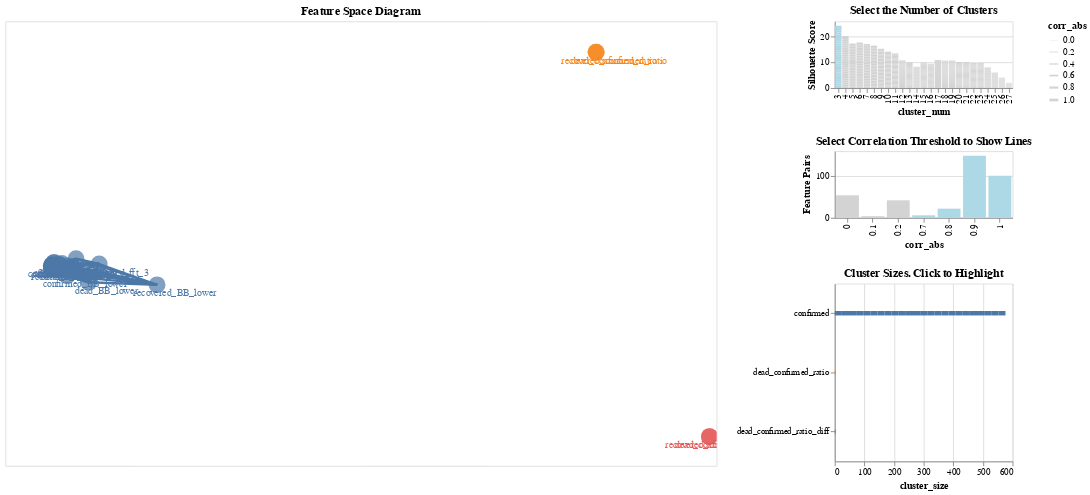

Notebook code cell kept with this figure:
### Code cell
# function to generate FSD
def feature_space_diagram(data, target_name = None):
    df = data.copy()
    corr = np.round(df.corr(),2)
    if target_name is not None:
        target_corr = np.abs(corr.rename({target_name:"target_corr"}, axis=1)["target_corr"])
        df = df.drop(target_name, axis=1)
        corr = corr.drop(target_name, axis=1).drop(target_name, axis=0)
        
    sidebar_width = 200
    sidebar_component_height = 75

    #compute PCA and store as X,Y coordinates for each feature
    pca = PCA(n_components = 2)
    pca.fit(np.abs(corr))
    pca_coords = pd.DataFrame.from_dict(
        dict(
            zip(
                list(df.columns),
                pca.transform(np.abs(corr)).tolist()
            )
        ),
        orient="index"
    ).reset_index().rename({0:"X", 1:"Y", "index":"feature"}, axis=1)

    #get feature clusters
    scaler = StandardScaler()
    feature_distances = squareform(pdist(scaler.fit_transform(df).T, "euclidean"))
    silhouette_scores = []
    cluster_range = range(3,df.shape[1])

    for n_cluster in cluster_range:
        corr_clusters = FeatureAgglomeration(n_clusters = n_cluster, affinity = "precomputed", linkage = "average").fit(feature_distances)
        silhouette_scores = silhouette_scores\
        + [
            {
                "cluster_num": n_cluster,
                "silhouette_score": silhouette_score(feature_distances, corr_clusters.labels_, metric = "precomputed"),
                "feature": list(df.columns)[i],
                "cluster": label 
            }
            for i, label in enumerate(corr_clusters.labels_)
        ]

    cluster_label_df = pd.DataFrame(silhouette_scores)
    cluster_label_df["cluster_size"] = cluster_label_df.groupby(["cluster_num", "cluster"])["feature"].transform("count")
    cluster_label_df["key"] = cluster_label_df["cluster_num"].astype(str).str.cat(cluster_label_df["feature"].astype(str), sep=":")

    cluster_label_df["cluster"] = cluster_label_df.groupby(["cluster_num","cluster"])["feature"].transform("first")

    default_cluster_num = cluster_label_df.groupby("cluster_num")["silhouette_score"].max().idxmax()

    # set correlation with target, if using, which determines circle size
    if target_name is not None:
        pca_coords = pca_coords.join(
            target_corr
        ).reset_index()
    else:
        pca_coords = pca_coords.reset_index()
        pca_coords["target_corr"] = 1

    # get dataset for lines between features (if they have higher correlation than corr_threshold)
    corr_lines = corr.reset_index(drop=False).rename({"index":"feature"}, axis=1)\
        .melt(id_vars = ["feature"], var_name = "feature_2", value_name = "corr")\
        .query("feature > feature_2")

    corr_lines["corr_abs"] = np.abs(corr_lines["corr"])
    corr_selector_data = corr_lines.copy()
    corr_selector_data["corr_abs"] = np.floor((corr_selector_data["corr_abs"]*10))/10
    corr_selector_data = corr_selector_data.groupby("corr_abs").size().reset_index().rename({0:"Count"}, axis = 1)
    corr_lines_1 = pd.merge(
        corr_lines, 
        pca_coords.loc[:,["feature", "X", "Y"]], 
        on = "feature"
    )
    corr_lines_2 = pd.merge(
        corr_lines, 
        pca_coords.set_index("feature").loc[:,["X", "Y"]],
        left_on = "feature_2", right_index = True
    )
    corr_lines = corr_lines_1.append(corr_lines_2)
    corr_lines["key"] = corr_lines["feature"] + corr_lines["feature_2"]

    corr_line_selector = alt.selection_single(fields = ["corr_abs"], init = {"corr_abs":0.7})
    cluster_num_selector = alt.selection_single(fields = ["cluster_num"], init = {"cluster_num":default_cluster_num})
    cluster_selection = alt.selection_single(fields=["cluster"])

    base = alt.layer().encode(
        x = alt.X("X", axis=None),
        y = alt.Y("Y", axis=None),
        color = alt.condition(
            cluster_selection,
            alt.Color("cluster:N", legend = None),
            alt.value("lightgray")
        )
    )

    base += alt.Chart(pca_coords).mark_circle().encode(
        size = alt.Size("target_corr:Q", scale=alt.Scale(domain = [0,1]), legend=None)
    ).transform_calculate(
        key = cluster_num_selector.cluster_num + ":" + alt.datum.feature
    ).transform_lookup(
        lookup='key',
        from_=alt.LookupData(data=cluster_label_df, key='key',
                             fields=['cluster_size', 'cluster'])            
    ).add_selection(
        cluster_num_selector
    )

    base += alt.Chart(pca_coords).mark_text(dx=20, dy = 10).encode(
        text = "feature",
    ).transform_calculate(
        key = cluster_num_selector.cluster_num + ":" + alt.datum.feature
    ).transform_lookup(
        lookup='key',
        from_=alt.LookupData(data=cluster_label_df, key='key',
                             fields=['cluster_size', 'cluster'])            
    )

    base += alt.Chart(corr_lines).mark_line().encode(
        detail = "key",
        strokeWidth = alt.StrokeWidth("corr_abs", scale = alt.Scale(domain = [0,1], range = [.3,3]))
    ).transform_filter(
        alt.datum.corr_abs >= corr_line_selector.corr_abs
    ).transform_calculate(
        key = cluster_num_selector.cluster_num + ":" + alt.datum.feature
    ).transform_lookup(
        lookup='key',
        from_=alt.LookupData(data=cluster_label_df, key='key',
                             fields=['cluster_size', 'cluster'])            
    )

    base = base.properties(
        width = 800, 
        height = 500,
        title = "Feature Space Diagram"
    ).interactive()

    num_cluster_picker = alt.Chart(cluster_label_df).mark_bar().encode(
        y = alt.Y("silhouette_score", title = "Silhouette Score"),
        x = "cluster_num:O",
        color = alt.condition(
            cluster_num_selector, 
            alt.value("lightblue"), 
            alt.value("lightgray")
        )            
    ).add_selection(
        cluster_num_selector
    ).properties(
        width = sidebar_width,
        height = sidebar_component_height,
        title = "Select the Number of Clusters"
    )

    corr_threshold_picker = alt.Chart(corr_selector_data).mark_bar().encode(
        x = "corr_abs:O",
        y = alt.Y("Count", axis = alt.Axis(labelAngle = 0, title = "Feature Pairs")),
        color = alt.condition(
            alt.datum.corr_abs >= corr_line_selector.corr_abs, 
            alt.value("lightblue"), 
            alt.value("lightgray")
        )
    ).add_selection(
        corr_line_selector
    ).properties(
        width = sidebar_width,
        height = sidebar_component_height,
        title = "Select Correlation Threshold to Show Lines"
    )

    cluster_bar_chart = alt.Chart(cluster_label_df).mark_bar(size=5).encode(
        y = alt.Y(
            "cluster:N", 
            sort = alt.EncodingSortField(field = "cluster_size", order="descending"),
            title = None #  "Clusters"
        ),
        x = "cluster_size",
        color = alt.Color("cluster:N", legend=None),
    ).add_selection(
        cluster_selection
    ).transform_filter(
        (alt.datum.cluster_num >= cluster_num_selector.cluster_num) & (alt.datum.cluster_num <= cluster_num_selector.cluster_num)
    ).properties(
        width = sidebar_width,
        height = 200,
        title = "Cluster Sizes. Click to Highlight"
    )        

    return (base) | (num_cluster_picker & corr_threshold_picker & cluster_bar_chart)

# call function and render chart
feature_space_diagram(df_ca)

### Figure 1 — Vega-Lite specification as saved in the notebook (floating-point values rounded to 4 significant figures; data arrays with more than 128 entries replaced by an {"elided": "..."} marker saying what was removed)
{"config": {"view": {"continuousWidth": 400, "continuousHeight": 300}}, "hconcat": [{"layer": [{"mark": "circle", "encoding": {"size": {"type": "quantitative", "field": "target_corr", "legend": null, "scale": {"domain": [0, 1]}}}, "selection": {"selector006": {"type": "single", "fields": ["cluster_num"], "init": {"cluster_num": 3.0}}, "selector008": {"type": "interval", "bind": "scales", "encodings": ["x", "y"]}}, "transform": [{"calculate": "((selector006.cluster_num + ':') + datum.feature)", "as": "key"}, {"lookup": "key", "from": {"data": {"name": "data-a3ed9e8e92b9126905633d86c1a2c2d9"}, "key": "key", "fields": ["cluster_size", "cluster"]}}]}, {"mark": {"type": "text", "dx": 20, "dy": 10}, "encoding": {"text": {"type": "nominal", "field": "feature"}}, "transform": [{"calculate": "((selector006.cluster_num + ':') + datum.feature)", "as": "key"}, {"lookup": "key", "from": {"data": {"name": "data-a3ed9e8e92b9126905633d86c1a2c2d9"}, "key": "key", "fields": ["cluster_size", "cluster"]}}]}, {"data": {"name": "data-57e4a5ab3c3aace793caafe2c81b873e"}, "mark": "line", "encoding": {"detail": {"type": "nominal", "field": "key"}, "strokeWidth": {"type": "quantitative", "field": "corr_abs", "scale": {"domain": [0, 1], "range": [0.3, 3]}}}, "transform": [{"filter": "(datum.corr_abs >= selector005.corr_abs)"}, {"calculate": "((selector006.cluster_num + ':') + datum.feature)", "as": "key"}, {"lookup": "key", "from": {"data": {"name": "data-a3ed9e8e92b9126905633d86c1a2c2d9"}, "key": "key", "fields": ["cluster_size", "cluster"]}}]}], "data": {"name": "data-20ff30737d74fde307cbc0cbed2f1367"}, "encoding": {"color": {"condition": {"type": "nominal", "field": "cluster", "legend": null, "selection": "selector007"}, "value": "lightgray"}, "x": {"type": "quantitative", "axis": null, "field": "X"}, "y": {"type": "quantitative", "axis": null, "field": "Y"}}, "height": 500, "title": "Feature Space Diagram", "width": 800}, {"vconcat": [{"data": {"name": "data-a3ed9e8e92b9126905633d86c1a2c2d9"}, "mark": "bar", "encoding": {"color": {"condition": {"value": "lightblue", "selection": "selector006"}, "value": "lightgray"}, "x": {"type": "ordinal", "field": "cluster_num"}, "y": {"type": "quantitative", "field": "silhouette_score", "title": "Silhouette Score"}}, "height": 75, "selection": {"selector006": {"type": "single", "fields": ["cluster_num"], "init": {"cluster_num": 3.0}}}, "title": "Select the Number of Clusters", "width": 200}, {"data": {"name": "data-e64c38c96186e583d45a1a9e31271935"}, "mark": "bar", "encoding": {"color": {"condition": {"value": "lightblue", "test": "(datum.corr_abs >= selector005.corr_abs)"}, "value": "lightgray"}, "x": {"type": "ordinal", "field": "corr_abs"}, "y": {"type": "quantitative", "axis": {"labelAngle": 0, "title": "Feature Pairs"}, "field": "Count"}}, "height": 75, "selection": {"selector005": {"type": "single", "fields": ["corr_abs"], "init": {"corr_abs": 0.7}}}, "title": "Select Correlation Threshold to Show Lines", "width": 200}, {"data": {"name": "data-a3ed9e8e92b9126905633d86c1a2c2d9"}, "mark": {"type": "bar", "size": 5}, "encoding": {"color": {"type": "nominal", "field": "cluster", "legend": null}, "x": {"type": "quantitative", "field": "cluster_size"}, "y": {"type": "nominal", "field": "cluster", "sort": {"field": "cluster_size", "order": "descending"}, "title": null}}, "height": 200, "selection": {"selector007": {"type": "single", "fields": ["cluster"]}}, "title": "Cluster Sizes. Click to Highlight", "transform": [{"filter": "((datum.cluster_num >= selector006.cluster_num) && (datum.cluster_num <= selector006.cluster_num))"}], "width": 200}]}], "$schema": "https://vega.github.io/schema/vega-lite/v4.8.1.json", "datasets": {"data-20ff30737d74fde307cbc0cbed2f1367": [{"index": 0, "feature": "confirmed", "X": -0.6685, "Y": -0.007628, "target_corr": 1}, {"index": 1, "feature": "dead", "X": -0.6723, "Y": -0.00726, "target_corr": 1}, {"index": 2, "feature": "recovered", "X": -0.6585, "Y": -0.006785, "target_corr": 1}, {"index": 3, "feature": "dead_confirmed_ratio", "X": 3.152, "Y": 1.047, "target_corr": 1}, {"index": 4, "feature": "recovered_confirmed_ratio", "X": 3.154, "Y": 1.047, "target_corr": 1}, {"index": 5, "feature": "dead_confirmed_ratio_diff", "X": 3.95, "Y": -0.8553, "target_corr": 1}, {"index": 6, "feature": "recovered_confirmed_ratio_diff", "X": 3.95, "Y": -0.8553, "target_corr": 1}, {"index": 7, "feature": "ma7", "X": -0.6777, "Y": -0.01003, "target_corr": 1}, {"index": 8, "feature": "ma21", "X": -0.6749, "Y": -0.02215, "target_corr": 1}, {"index": 9, "feature": "confirmed_macd", "X": -0.6612, "Y": 0.004674, "target_corr": 1}, {"index": 10, "feature": "confirmed_BB_lower", "X": -0.5659, "Y": -0.05986, "target_corr": 1}, {"index": 11, "feature": "confirmed_BB_mid", "X": -0.6721, "Y": -0.01079, "target_corr": 1}, {"index": 12, "feature": "confirmed_BB_upper", "X": -0.6685, "Y": -0.007628, "target_corr": 1}, {"index": 13, "feature": "ema", "X": -0.6723, "Y": -0.00726, "target_corr": 1}, {"index": 14, "feature": "momentum", "X": -0.6723, "Y": -0.00726, "target_corr": 1}, {"index": 15, "feature": "recovered_macd", "X": -0.603, "Y": 0.001677, "target_corr": 1}, {"index": 16, "feature": "recovered_BB_lower", "X": 0.06681, "Y": -0.1042, "target_corr": 1}, {"index": 17, "feature": "recovered_BB_mid", "X": -0.6746, "Y": -0.02227, "target_corr": 1}, {"index": 18, "feature": "recovered_BB_upper", "X": -0.6268, "Y": -0.002159, "target_corr": 1}, {"index": 19, "feature": "dead_macd", "X": -0.6565, "Y": 0.006319, "target_corr": 1}, {"index": 20, "feature": "dead_BB_lower", "X": -0.4126, "Y": -0.09121, "target_corr": 1}, {"index": 21, "feature": "dead_BB_mid", "X": -0.6749, "Y": -0.02215, "target_corr": 1}, {"index": 22, "feature": "dead_BB_upper", "X": -0.6723, "Y": -0.00726, "target_corr": 1}, {"index": 23, "feature": "confirmed_fft_3", "X": -0.3403, "Y": -0.001131, "target_corr": 1}, {"index": 24, "feature": "confirmed_fft_6", "X": -0.56, "Y": -0.01103, "target_corr": 1}, {"index": 25, "feature": "confirmed_fft_9", "X": -0.6169, "Y": -0.005878, "target_corr": 1}, {"index": 26, "feature": "confirmed_fft_100", "X": -0.6685, "Y": -0.007628, "target_corr": 1}, {"index": 27, "feature": "target", "X": -0.5027, "Y": 0.02544, "target_corr": 1}], "data-a3ed9e8e92b9126905633d86c1a2c2d9": {"elided": "700 records"}, "data-57e4a5ab3c3aace793caafe2c81b873e": {"elided": "756 records"}, "data-e64c38c96186e583d45a1a9e31271935": [{"corr_abs": 0.0, "Count": 54}, {"corr_abs": 0.1, "Count": 4}, {"corr_abs": 0.2, "Count": 42}, {"corr_abs": 0.7, "Count": 6}, {"corr_abs": 0.8, "Count": 22}, {"corr_abs": 0.9, "Count": 149}, {"corr_abs": 1.0, "Count": 101}]}}
